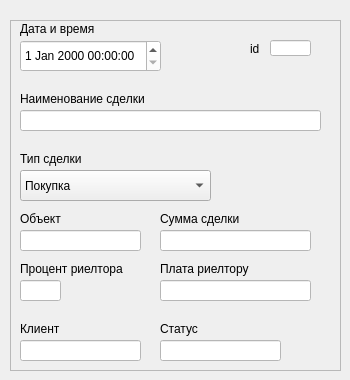
    <widget class="QWidget" name="page_Deals_props">
     <widget class="QFrame" name="frame_4">
      <property name="geometry">
       <rect>
        <x>10</x>
        <y>20</y>
        <width>331</width>
        <height>351</height>
       </rect>
      </property>
      <property name="frameShape">
       <enum>QFrame::StyledPanel</enum>
      </property>
      <property name="frameShadow">
       <enum>QFrame::Raised</enum>
      </property>
      <widget class="QLineEdit" name="tb_deals_id">
       <property name="geometry">
        <rect>
         <x>260</x>
         <y>20</y>
         <width>41</width>
         <height>16</height>
        </rect>
       </property>
       <property name="styleSheet">
        <string notr="true">color: rgb(0, 0, 0);
background-color: rgb(255, 255, 255);</string>
       </property>
      </widget>
      <widget class="QLineEdit" name="tb_deals_name">
       <property name="geometry">
        <rect>
         <x>10</x>
         <y>90</y>
         <width>301</width>
         <height>21</height>
        </rect>
       </property>
       <property name="styleSheet">
        <string notr="true">color: rgb(0, 0, 0);
background-color: rgb(255, 255, 255);</string>
       </property>
      </widget>
      <widget class="QLineEdit" name="tb_deals_object">
       <property name="geometry">
        <rect>
         <x>10</x>
         <y>210</y>
         <width>121</width>
         <height>21</height>
        </rect>
       </property>
       <property name="styleSheet">
        <string notr="true">color: rgb(0, 0, 0);
background-color: rgb(255, 255, 255);</string>
       </property>
      </widget>
      <widget class="QLabel" name="label_client_lname_5">
       <property name="geometry">
        <rect>
         <x>10</x>
         <y>70</y>
         <width>143</width>
         <height>18</height>
        </rect>
       </property>
       <property name="text">
        <string>Наименование сделки</string>
       </property>
      </widget>
      <widget class="QLabel" name="label_fname_5">
       <property name="geometry">
        <rect>
         <x>10</x>
         <y>0</y>
         <width>85</width>
         <height>18</height>
        </rect>
       </property>
       <property name="text">
        <string>Дата и время</string>
       </property>
      </widget>
      <widget class="QLabel" name="label_client_patronymic_5">
       <property name="geometry">
        <rect>
         <x>10</x>
         <y>130</y>
         <width>71</width>
         <height>18</height>
        </rect>
       </property>
       <property name="text">
        <string>Тип сделки</string>
       </property>
      </widget>
      <widget class="QLabel" name="label_client_phone_5">
       <property name="geometry">
        <rect>
         <x>10</x>
         <y>190</y>
         <width>46</width>
         <height>18</height>
        </rect>
       </property>
       <property name="text">
        <string>Объект</string>
       </property>
      </widget>
      <widget class="QLabel" name="label_5">
       <property name="geometry">
        <rect>
         <x>240</x>
         <y>20</y>
         <width>12</width>
         <height>18</height>
        </rect>
       </property>
       <property name="text">
        <string>id</string>
       </property>
      </widget>
      <widget class="QDateTimeEdit" name="dtpicker_deals_datetime">
       <property name="geometry">
        <rect>
         <x>10</x>
         <y>20</y>
         <width>141</width>
         <height>32</height>
        </rect>
       </property>
       <property name="styleSheet">
        <string notr="true">background-color: rgb(255, 255, 255);
color: rgb(0, 0, 0);</string>
       </property>
      </widget>
      <widget class="QComboBox" name="cb_deals_type">
       <property name="geometry">
        <rect>
         <x>10</x>
         <y>150</y>
         <width>191</width>
         <height>31</height>
        </rect>
       </property>
       <item>
        <property name="text">
         <string>Покупка</string>
        </property>
       </item>
       <item>
        <property name="text">
         <string>Продажа</string>
        </property>
       </item>
       <item>
        <property name="text">
         <string>Аренда</string>
        </property>
       </item>
      </widget>
      <widget class="QLineEdit" name="tb_deals_cost">
       <property name="geometry">
        <rect>
         <x>150</x>
         <y>210</y>
         <width>151</width>
         <height>21</height>
        </rect>
       </property>
       <property name="styleSheet">
        <string notr="true">color: rgb(0, 0, 0);
background-color: rgb(255, 255, 255);</string>
       </property>
       <property name="inputMask">
        <string>9999999999</string>
       </property>
      </widget>
      <widget class="QLabel" name="label_client_phone_7">
       <property name="geometry">
        <rect>
         <x>150</x>
         <y>190</y>
         <width>90</width>
         <height>18</height>
        </rect>
       </property>
       <property name="text">
        <string>Сумма сделки</string>
       </property>
      </widget>
      <widget class="QLineEdit" name="tb_deals_cpercent">
       <property name="geometry">
        <rect>
         <x>10</x>
         <y>260</y>
         <width>41</width>
         <height>21</height>
        </rect>
       </property>
       <property name="styleSheet">
        <string notr="true">color: rgb(0, 0, 0);
background-color: rgb(255, 255, 255);</string>
       </property>
       <property name="text">
        <string/>
       </property>
      </widget>
      <widget class="QLabel" name="label_client_phone_8">
       <property name="geometry">
        <rect>
         <x>10</x>
         <y>240</y>
         <width>121</width>
         <height>18</height>
        </rect>
       </property>
       <property name="text">
        <string>Процент риелтора</string>
       </property>
      </widget>
      <widget class="QLabel" name="label_client_phone_9">
       <property name="geometry">
        <rect>
         <x>150</x>
         <y>240</y>
         <width>121</width>
         <height>18</height>
        </rect>
       </property>
       <property name="text">
        <string>Плата риелтору</string>
       </property>
      </widget>
      <widget class="QLineEdit" name="tb_deals_csum">
       <property name="geometry">
        <rect>
         <x>150</x>
         <y>260</y>
         <width>151</width>
         <height>21</height>
        </rect>
       </property>
       <property name="styleSheet">
        <string notr="true">color: rgb(0, 0, 0);
background-color: rgb(255, 255, 255);</string>
       </property>
       <property name="inputMask">
        <string>99999999</string>
       </property>
       <property name="text">
        <string/>
       </property>
      </widget>
      <widget class="QLabel" name="label_client_phone_10">
       <property name="geometry">
        <rect>
         <x>10</x>
         <y>300</y>
         <width>51</width>
         <height>18</height>
        </rect>
       </property>
       <property name="text">
        <string>Клиент</string>
       </property>
      </widget>
      <widget class="QLineEdit" name="tb_deals_client">
       <property name="geometry">
        <rect>
         <x>10</x>
         <y>320</y>
         <width>121</width>
         <height>21</height>
        </rect>
       </property>
       <property name="styleSheet">
        <string notr="true">color: rgb(0, 0, 0);
background-color: rgb(255, 255, 255);</string>
       </property>
       <property name="text">
        <string/>
       </property>
      </widget>
      <widget class="QLabel" name="label_client_phone_11">
       <property name="geometry">
        <rect>
         <x>150</x>
         <y>300</y>
         <width>51</width>
         <height>18</height>
        </rect>
       </property>
       <property name="text">
        <string>Статус</string>
       </property>
      </widget>
      <widget class="QLineEdit" name="tb_deals_status">
       <property name="geometry">
        <rect>
         <x>150</x>
         <y>320</y>
         <width>121</width>
         <height>21</height>
        </rect>
       </property>
       <property name="styleSheet">
        <string notr="true">color: rgb(0, 0, 0);
background-color: rgb(255, 255, 255);</string>
       </property>
       <property name="text">
        <string/>
       </property>
      </widget>
     </widget>
    </widget>
